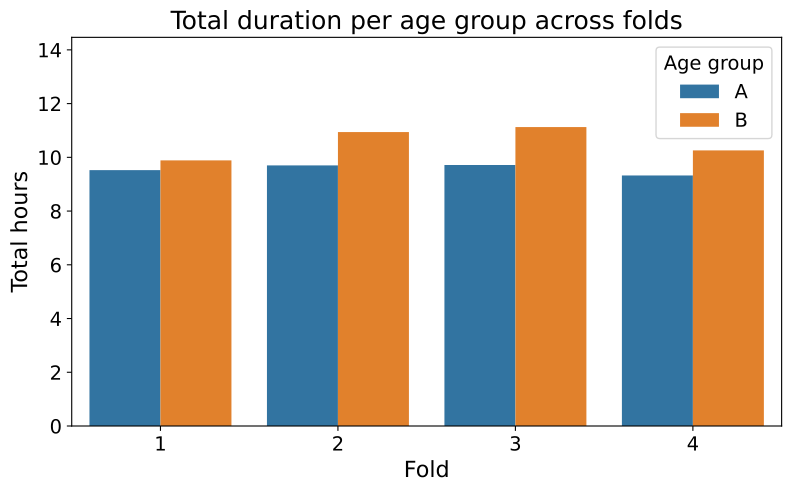

Generate this figure with Python:

import pandas as pd
import seaborn as sns
import matplotlib.pyplot as plt

age = pd.read_csv("/home/idatro/dialect_project/ndc_folds_loc/fold_stats_csv/age_group_summary.csv")
age_plot = age[age["label"].str.startswith("fold_")].copy()

plt.figure(figsize=(8, 5))
sns.barplot(data=age_plot, x="label", y="total_hours", hue="group_value")
#change name of legend to "age_group"
plt.legend(title="Age group", title_fontsize=14, fontsize=14)
#change name of x-axis ticks to "fold 1", "fold 2", etc.
plt.xticks(ticks=range(len(age_plot["label"].unique())), labels=[f"{i+1}" for i in range(len(age_plot["label"].unique()))], size=14)
plt.yticks(fontsize=14)
plt.ylim(0, age_plot["total_hours"].max() * 1.3)  # Add some space above the tallest bar
plt.ylabel("Total hours", fontsize=16)
plt.xlabel("Fold", fontsize=16)
plt.title("Total duration per age group across folds", fontsize=18)
plt.tight_layout()
plt.savefig("/home/idatro/dialect_project/ndc_folds_loc/plot_fold_stats/age_bar_chart.pdf", bbox_inches="tight")
plt.show()
